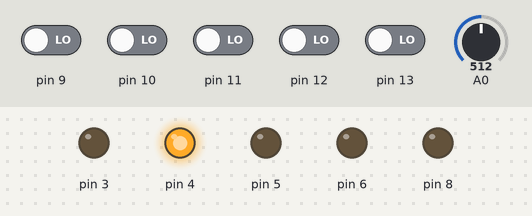
A program run on a simulated Arduino Uno, built for the host (arithmetic inside an expression is 32-bit, double 64-bit). Shown: output pins drawn as LEDs (lit = HIGH). The test bench sets the inputs (shaded band); at power-on: pin 9–13 LOW, A0 = 512.

Above: at 0.1 s.
Timing chart, 0 to 1.6 s (numbered marks = the images above):
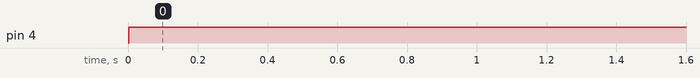

Measured:
- by itself, pin 4: LOW → HIGH at 0.00 s

The program:

main.cpp
```cpp
#include<Arduino.h>
#include<stdio.h>
#include<stdlib.h>

#define BIT0 0b00000001
#define BIT1 0b00000010
#define BIT2 0b00000100
#define BIT3 0b00001000
#define BIT4 0b00010000
#define BIT5 0b00100000
#define BIT6 0b01000000
#define BIT7 0b10000000

int porcentagem = 0; // Potencia do motor
bool ligado = false; // Estado do sistema
bool botao2 = false; // Botao de emergencia pressionado ou nao
bool contador = false; // Contador para mostrar a mensagem LIGADO ou RELIGADO


// --------CONFIGURACAO SERIAL---------

#define FOSC 16000000U
#define BAUD 9600
#define MYUBRR FOSC / 16 / BAUD - 1


char msg_tx[20];
char msg_rx[32];
int pos_msg_rx = 0;
int tamanho_msg_rx = 1;
unsigned int x = 0;

void UART_Init(unsigned int ubrr){

  UBRR0H = (unsigned char)(ubrr >> 8);
  UBRR0L = (unsigned char)ubrr;

  UCSR0B = (1 << RXEN0) | (1 << TXEN0) | (1 << RXCIE0);

  UCSR0C = (1 << UCSZ01) | (1 << UCSZ00);

}

void UART_Transmit(char *dados){

  while(*dados != 0)
  {
    while(!(UCSR0A & (1 << UDRE0)));

    UDR0 = *dados;

    dados++;
  }
}

ISR(USART_RX_vect){

  msg_rx[pos_msg_rx++] = UDR0;
  if(pos_msg_rx == tamanho_msg_rx){
    pos_msg_rx = 0;
  }
}

// ------FIM DA CONFIGURACAO SERIAL-------


// -----------CONFIGURACAO ADC------------

void ADC_init(void){

  ADMUX = (1 << REFS0); //DETERMINA A TENSAO DE REFERENCIA

  ADCSRA = (1 << ADEN) | (1 << ADPS2) | (1 << ADPS1) | (1 << ADPS0);
  //ADEN = HABILITA ADC
  //ADPS CONFIGURA O PRESCALER //PRESCALER = 128
}

int ADC_read(u8 ch){

  char i; //VARIAVEL AUXILIAR
  int ADC_tempo = 0; //VARIAVEL DE TEMPO
  int ADC_read = 0; //VARIAVEL DE LEITURA
  ch &= 0x07; //HEXADECIMAL 7

  ADMUX = (ADMUX & 0xF8) | ch; //Determinação do pino de leitura do conversor AD

  ADCSRA |= (1 << ADSC); //Inicia a conversão e indica se a conversão foi finalizada;

  while(!(ADCSRA & (1 << ADIF))); //FLAG DE INTERRUPÇAO - enquanto nao finaliza a conversao, nao inicia a interrupcao

  for(int i=0; i<8; i++){

    ADCSRA |= (1 << ADSC);
    while(!(ADCSRA & (1 << ADIF)));

    //Leitura do Conversor AD

    ADC_tempo = ADCL;

    ADC_tempo += (ADCH << 8);

    ADC_read += ADC_tempo;

  }

  ADC_read = ADC_read >> 3;
  return ADC_read;

}

// -------FIM DA CONFIGURACAO ADC---------


// ----------CONFIGURACAO DO TIMER--------

void setupTimer(){
  TCCR0A |= (1 << WGM01) | (1 << WGM00) | (1 << COM0A1); //PWM RAPIDO //OC0A É LIMPO NA IGUALDADE DE COMPARACAO
  TCCR0B |= (1 << CS00); //FAZ A SELEÇAO DA FONTE DO CLOCK //PRESCALER = 1 OU SEJA SEM PRESCALER
  DDRD = BIT3 + BIT4 + BIT5 + BIT6; //DECLARA OS LEDS COMO SAIDA
}

// -----FIM DA CONFIGURACAO DO TIMER------


// CONFIGURACAO DA INTERRUPCAO EXTERNA (SENSOR)

void setupSensor(){

  EICRA = 0b00000010;

  EIMSK = 0b00000011;

  PORTD |= (1 << PD2);
}

// FIM DA CONFIGURACAO DA INTERRUPCAO EXTERNA


// Interrupcoes externas
ISR(INT0_vect){

  if(ligado){

    itoa(porcentagem, msg_tx, 10);
    UART_Transmit("Potencia: ");
    UART_Transmit(msg_tx);
    UART_Transmit("%");
    UART_Transmit("\n");
  }

}


// Configuracoes iniciais
void setup(){

  ADC_init();

  setupTimer();
  setupSensor();

  PORTD &= ~(BIT5); //LIGA
  PORTD &= ~(BIT4); //DESLIGA
  PORTD &= ~(BIT3); //EMERGENCIA
  PORTD &= ~(BIT6); //MOTOR

  UART_Init(MYUBRR);

  sei();

  DDRB |= (1 << PB0);
}

  // Logica do problema
void loop(){
  u16 adc_result0;
  adc_result0 = ADC_read(ADC0D);
  int rotacao =  adc_result0/4;
  porcentagem = (100*rotacao)/255;

  if((PINB & (1 << PB0))){

    ligado = false;
    botao2 = true;
    contador = true;
  }
  else if(msg_rx[0] == 'D'){
    ligado = false;
    contador = true;
  }
  else if(!(PINB & (1 << PB0)) && (msg_rx[0] == 'L' || msg_rx[0] == 'R')){

    ligado = true;
    botao2 = false;
  }

  if(ligado){

    PORTD |= BIT5;
    PORTD &= ~(BIT4);
    PORTD &= ~(BIT3);
    OCR0A = rotacao;
  }
  else{

    if(botao2){
      PORTD |= BIT3;
      PORTD &= ~(BIT5);
      PORTD &= ~(BIT4);
    }
    else{
      PORTD |= BIT4;
      PORTD &= ~(BIT5);
      PORTD &= ~(BIT3);
    }
    OCR0A = 0;
  }

  msg_rx[0] = ' ';
  _delay_ms(100);
}
```
